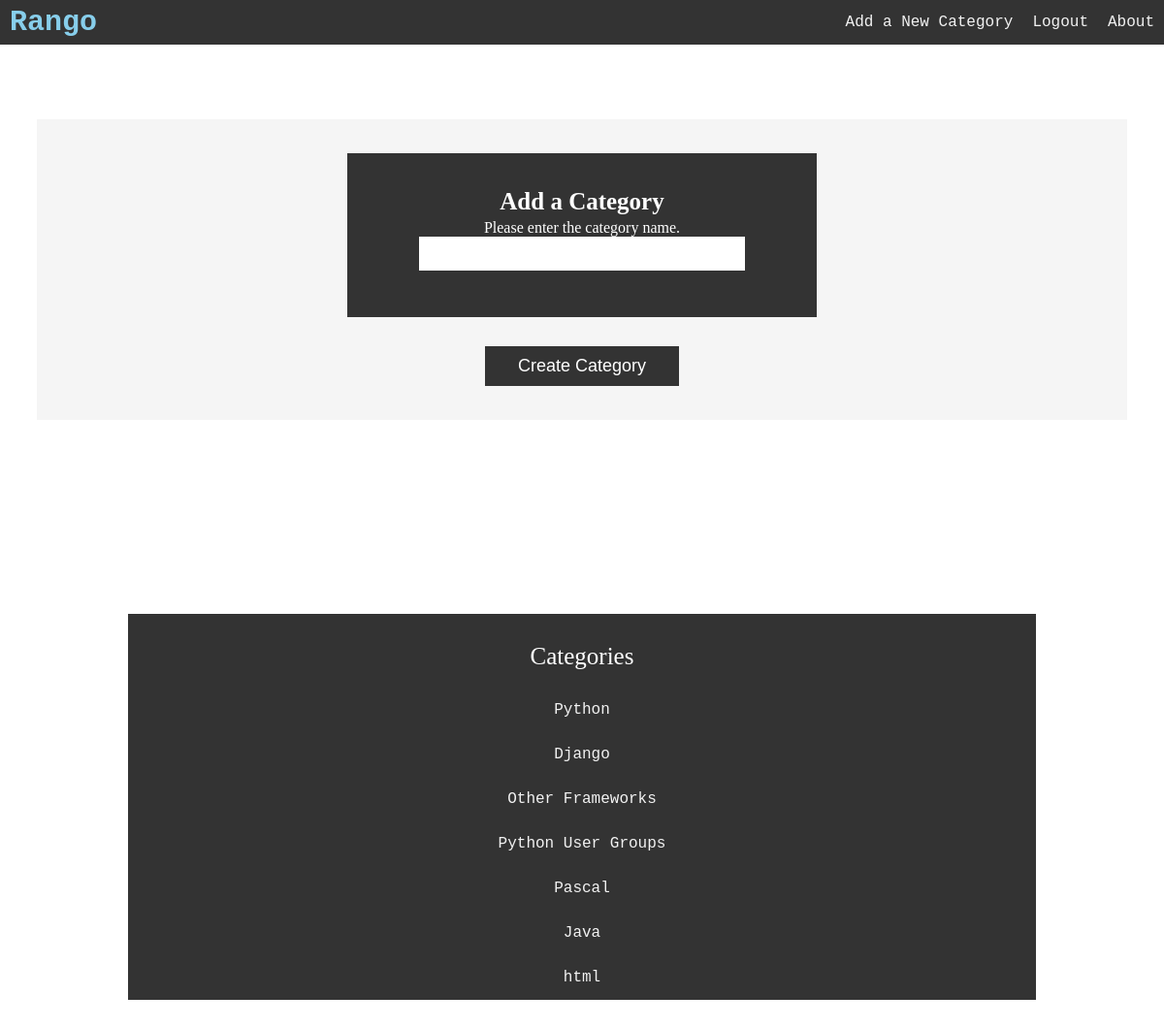
Page /rango/add_category/ (signed in) on the committed database.
### rango/models.py (models this page shows, shortened)
class Category(models.Model):
    name = models.CharField(max_length=128, unique=True)
    views = models.IntegerField(default=0)
    likes = models.IntegerField(default=0)
    slug = models.SlugField(blank=True, unique=True)
    class Meta:
        verbose_name_plural = 'categories'

### rango/views.py (the view, shortened to what this page needs)
@login_required
def add_category(request):
    form = CategoryForm()
    return render(request, 'rango/add_category.html', {'form': form})

### rango/forms.py
class CategoryForm(forms.ModelForm):
    name = forms.CharField(max_length=128, help_text="Please enter the category name.", required=True)
    views = forms.IntegerField(widget=forms.HiddenInput(), initial=0)
    likes = forms.IntegerField(widget=forms.HiddenInput(), initial=0)
    slug = forms.CharField(widget=forms.HiddenInput(), required=False)
    class Meta:
        model = Category
        fields = ('name',)

### rango/templatetags/rango_template_tags.py (called while the page is built)
@register.inclusion_tag('rango/cats.html')
def get_category_list(cat=None):
    return {'cats': Category.objects.all(),
            'act_cat': cat}

### templates/rango/add_category.html (shortened to what this page needs)
﻿{% extends 'rango/base.html' %}
{% load staticfiles %}
{% block body_block %}
    <div class="row">
        <div class="bblock">
        <h1>Add a Category</h1>
            <form id="category_form" method="post" action="{% url 'add_category' %}">
                {% for field in form.visible_fields %}
                    {{ field.help_text }}
                    {{ field }}
                {% endfor %}
            </div>
                <button class="button" type="submit"
                name="submit"><span>Create Category</span></button>
        </div>
{% endblock %}

### templates/rango/cats.html
<div class="catbar">
<p>Categories</p> </br>
{% if cats %}
	{% for c in cats %}
        {% if c == act_cat %}
		<strong>
			<a href="{% url 'show_category' c.slug %}">{{ c.name }}</a>
		</strong>
        {% else %}
            <a href="{% url 'show_category' c.slug %}">{{ c.name }}</a>
        {% endif %}
	{% endfor %}
{% else %}
    <li><strong>There are no categories present.</strong></li>
{% endif %}
</div>

### static/css/stylesheet.css (style rules this page uses)
body { box-sizing: border-box; margin:0; font-family: Trebuchet MS; }
.bblock { background-color: #333; text-align: center; width: 40%; padding: 3%; height: max-content; margin: auto; overflow: hidden; min-width: 200px; }
.row { color: white; padding: 3%; padding-left: 3%; padding-right: 3%; margin: 2%; margin-top: 60px; background: whitesmoke; }
.row h1, h2 { margin: auto; padding: 1%; font-size: 25px; text-align: center; }
.row:after { content: ""; display: table; clear: both; }
.catbar { overflow: hidden; background-color: #333; position: static; width: 80%; top: 5%; margin: 10%; }
.catbar p { margin:auto; margin-top: 30px; padding: 0px; font-size: 25px; color: white; text-align: center; }
.catbar a { font-family: Courier New; float: none; display: block; color: #f2f2f2; text-align: center; font-size: 16px; padding: 14px 10px; text-decoration: none; }
.button { background-color: #333; border: none; color: white; text-align: center; font-size: 18px; padding: 10px; width: 200px; transition: all 0.5s; cursor: pointer; margin: auto; margin-top: 30px; align-self: center; display: block; }
.button span { cursor: pointer; display: inline-block; position: relative; transition: 0.5s; }
.button span:after { content: '\00bb'; position: absolute; text-align: center; float: none; opacity: 0; top: 0; right: -20px; transition: 0.5s; }
input { border: 0px; padding: 10px; width: 80%; }

### rows in the picture
Category: name "Python"
Category: name "Django"
Category: name "Other Frameworks"
Category: name "Python User Groups"
Category: name "Pascal"
Category: name "Java"
Category: name "html"

### other values in the picture
{{ field.help_text }} "Please enter the category name."
